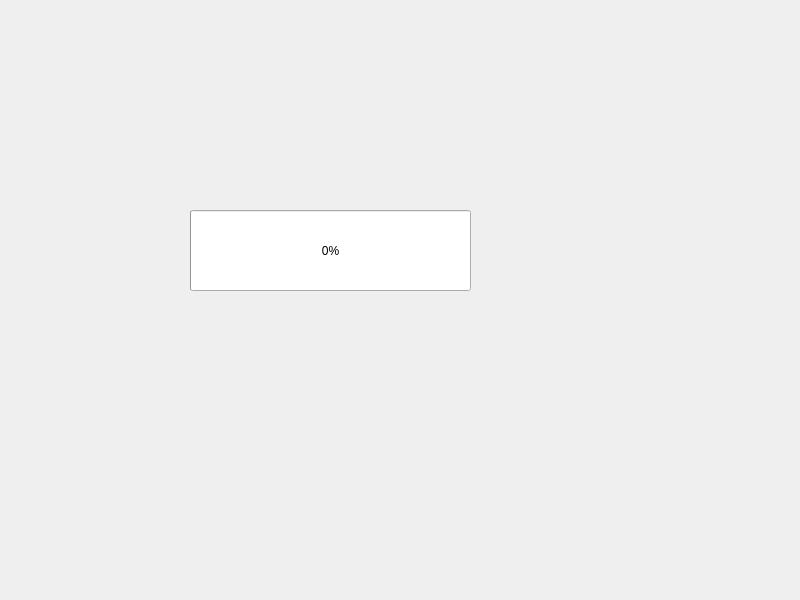
<?xml version="1.0" encoding="UTF-8"?>
<ui version="4.0">
 <class>Widget</class>
 <widget class="QWidget" name="Widget">
  <property name="geometry">
   <rect>
    <x>0</x>
    <y>0</y>
    <width>800</width>
    <height>600</height>
   </rect>
  </property>
  <property name="windowTitle">
   <string>Widget</string>
  </property>
  <widget class="QProgressBar" name="progressBar">
   <property name="geometry">
    <rect>
     <x>190</x>
     <y>210</y>
     <width>281</width>
     <height>81</height>
    </rect>
   </property>
   <property name="value">
    <number>0</number>
   </property>
  </widget>
 </widget>
 <resources/>
 <connections/>
</ui>
